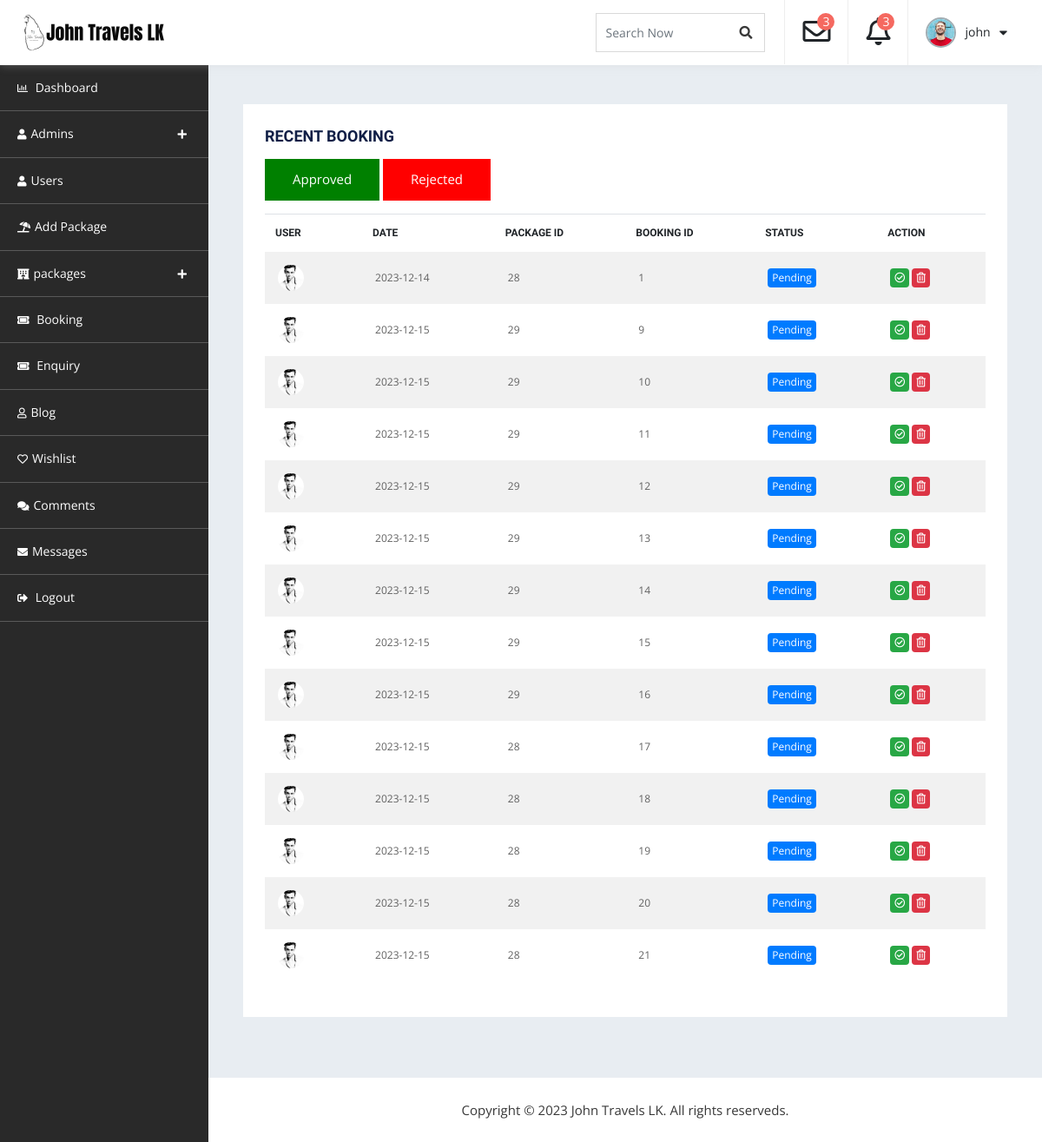
The app's page /admin_dashboard/db-booking.php (signed in), older data.
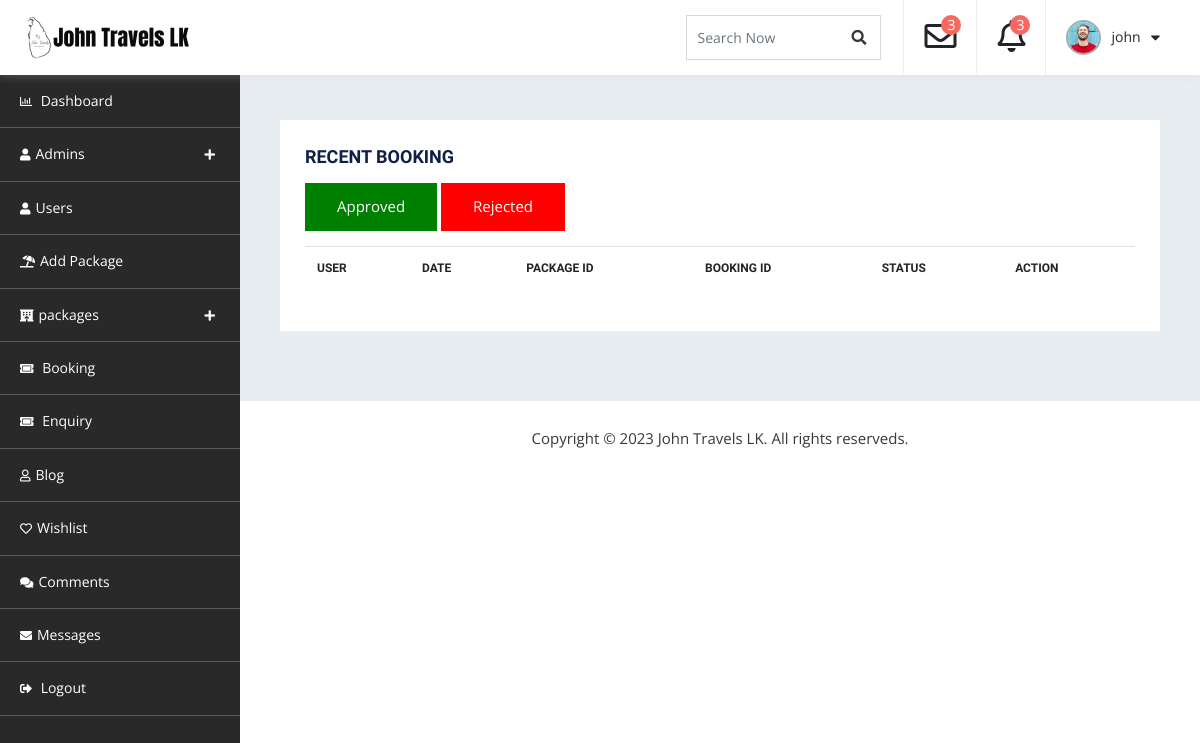
The same page, newer data.
### tables this page shows
CREATE TABLE `package_booking` (
  `Booking_Id` int(11) NOT NULL,
  `Customer_Id` int(11) NOT NULL,
  `Pack_Id` int(11) NOT NULL,
  `Date` date NOT NULL DEFAULT current_timestamp(),
  `Status` varchar(25) NOT NULL DEFAULT 'Pending'
);

CREATE TABLE `customer_more_details` (
  `id` int(11) NOT NULL,
  `Customer_Id` int(11) NOT NULL,
  `First_name` varchar(255) NOT NULL,
  `Last_name` varchar(255) NOT NULL,
  `Mobile_number` int(11) NOT NULL,
  `NIC` varchar(12) NOT NULL,
  `City` varchar(255) NOT NULL,
  `Country` varchar(255) NOT NULL,
  `district` varchar(255) NOT NULL,
  `Address` varchar(255) NOT NULL,
  `Dob` date NOT NULL,
  `About` varchar(255) NOT NULL,
  `Image` varchar(256) NOT NULL,
  `Facebook` varchar(255) DEFAULT NULL,
  `Instagram` varchar(255) DEFAULT NULL,
  `Twitter` varchar(255) DEFAULT NULL,
  `Linkedin` varchar(255) DEFAULT NULL,
  `Whatsapp` varchar(255) DEFAULT NULL
);

### admin_dashboard/A-show-customer.php (called while the page is built)
<?php
function show($id){
require 'db-connection.php';
$query="SELECT Image FROM `customer_more_details` WHERE Customer_Id='$id'";
$result=mysqli_query($conn,$query);
if($result){
    $row=mysqli_fetch_assoc($result);
    $img= $row['Image'];
}
else{
    echo "n";
}
return $img;
}
?>

### admin_dashboard/db-booking.php (the view, shortened to what the changed rows need)
<!doctype html>
<html lang="en">
   <head>
      <link rel="stylesheet" href="assets/css/bootstrap.min.css" media="all">
      <link rel="stylesheet" type="text/css" href="assets/css/all.min.css">
      <link rel="stylesheet" type="text/css" href="style.css">
</head>
<body>
    <div id="container-wrapper">
        <div id="dashboard" class="dashboard-container">
            <div class="dashboard-header sticky-header">
                <div class="content-left  logo-section pull-left">
                    <h1><a href="../index.php"><img src="assets/images/logo.png" alt=""></a></h1>
                </div>
            </div>
            <div class="db-info-wrap db-booking">
                <div class="dashboard-box table-opp-color-box">
                    <div class="table-responsive">
                        <table class="table">
                            <thead>
                                <tr>
                                    <th>User</th>
                                    <th>Date</th>
                                    <th>Package Id</th>
                                    <th>Booking Id</th>
                                    <th>status</th>
                                    <th>action</th>
                                </tr>
                            </thead>
                            <tbody>
                                <?php
                                require 'db-connection.php';
                                $query= "SELECT * FROM `package_booking` WHERE Status='Pending'";
                                $result= mysqli_query($conn,$query);
                                if($result){
                                    while($row=mysqli_fetch_assoc($result)):
                                        $id=$row['Customer_Id'];
                                        require_once 'A-show-customer.php';
                                        $r=show($row['Customer_Id']);
                                ?>
                                <tr>
                                    <td>
                                        <a href="view-user.php?id=<?php echo $row['Customer_Id'] ?>"><span class="list-img"><img src="../user_dashboard/Customers/<?php echo $r ?>" alt="">
                                        </span></a>
                                    </td>
                                    <td><?php echo $row['Date'] ?></td>
                                    <td><?php echo $row['Pack_Id'] ?></td>
                                    <td><?php echo $row['Booking_Id'] ?></td>
                                    <td><span class="badge badge-primary"><?php echo $row['Status'] ?></span></td>
                                    <td>
                                        <a href="A-approved-booking.php?id=<?php echo $row['Booking_Id'] ?>"><span class="badge badge-success"><i class="far fa-check-circle"></i></span></a>
                                        <a href="A-booking-reject.php?id=<?php echo $row['Booking_Id'] ?>"><span class="badge badge-danger"><i class="far fa-trash-alt"></i></span></a>
                                    </td>
                                </tr>
                                <?php
                                endwhile;
                                }
                                ?>
                            </tbody>
                        </table>
                    </div>
                </div>
            </div>
        </div>
    </div>
</body>
</html>

Row changes from the older to the newer data that the page shows:
removed package_booking: Customer_Id.Image (picture), Date "2023-12-14", Pack_Id "28", Booking_Id "1", Status "Pending"
removed package_booking: Customer_Id.Image (picture), Date "2023-12-15", Pack_Id "29", Booking_Id "9", Status "Pending"
removed package_booking: Customer_Id.Image (picture), Date "2023-12-15", Pack_Id "29", Booking_Id "10", Status "Pending"
removed package_booking: Customer_Id.Image (picture), Date "2023-12-15", Pack_Id "29", Booking_Id "11", Status "Pending"
removed package_booking: Customer_Id.Image (picture), Date "2023-12-15", Pack_Id "29", Booking_Id "12", Status "Pending"
removed package_booking: Customer_Id.Image (picture), Date "2023-12-15", Pack_Id "29", Booking_Id "13", Status "Pending"
removed package_booking: Customer_Id.Image (picture), Date "2023-12-15", Pack_Id "29", Booking_Id "14", Status "Pending"
removed package_booking: Customer_Id.Image (picture), Date "2023-12-15", Pack_Id "29", Booking_Id "15", Status "Pending"
removed package_booking: Customer_Id.Image (picture), Date "2023-12-15", Pack_Id "29", Booking_Id "16", Status "Pending"
removed package_booking: Customer_Id.Image (picture), Date "2023-12-15", Pack_Id "28", Booking_Id "17", Status "Pending"
removed package_booking: Customer_Id.Image (picture), Date "2023-12-15", Pack_Id "28", Booking_Id "18", Status "Pending"
removed package_booking: Customer_Id.Image (picture), Date "2023-12-15", Pack_Id "28", Booking_Id "19", Status "Pending"
removed package_booking: Customer_Id.Image (picture), Date "2023-12-15", Pack_Id "28", Booking_Id "20", Status "Pending"
removed package_booking: Customer_Id.Image (picture), Date "2023-12-15", Pack_Id "28", Booking_Id "21", Status "Pending"
